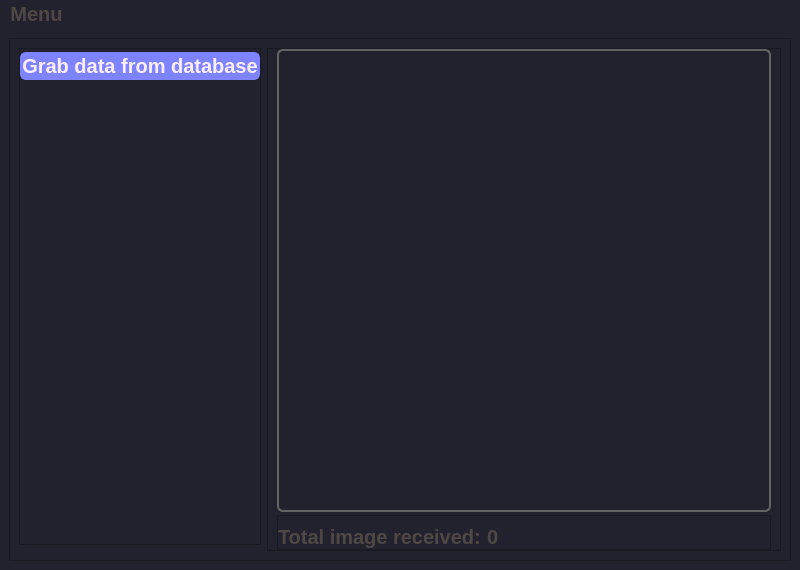
<?xml version="1.0" encoding="UTF-8"?>
<ui version="4.0">
 <class>MainWindow</class>
 <widget class="QMainWindow" name="MainWindow">
  <property name="geometry">
   <rect>
    <x>0</x>
    <y>0</y>
    <width>800</width>
    <height>570</height>
   </rect>
  </property>
  <property name="font">
   <font>
    <family>Montserrat</family>
    <bold>true</bold>
   </font>
  </property>
  <property name="windowTitle">
   <string>MainWindow</string>
  </property>
  <property name="styleSheet">
   <string notr="true">background-color: #22222e;
</string>
  </property>
  <widget class="QWidget" name="centralwidget">
   <layout class="QGridLayout" name="gridLayout">
    <item row="0" column="1">
     <widget class="QFrame" name="frame">
      <property name="frameShape">
       <enum>QFrame::StyledPanel</enum>
      </property>
      <property name="frameShadow">
       <enum>QFrame::Raised</enum>
      </property>
      <layout class="QGridLayout" name="gridLayout_2">
       <item row="0" column="0">
        <widget class="QFrame" name="frame_3">
         <property name="frameShape">
          <enum>QFrame::StyledPanel</enum>
         </property>
         <property name="frameShadow">
          <enum>QFrame::Raised</enum>
         </property>
         <layout class="QVBoxLayout" name="verticalLayout_2" stretch="1,1">
          <property name="spacing">
           <number>20</number>
          </property>
          <property name="leftMargin">
           <number>0</number>
          </property>
          <property name="topMargin">
           <number>3</number>
          </property>
          <property name="rightMargin">
           <number>0</number>
          </property>
          <property name="bottomMargin">
           <number>0</number>
          </property>
          <item>
           <widget class="QPushButton" name="getDB_pb">
            <property name="styleSheet">
             <string notr="true">font: bold 20px;
color: rgb(252, 238, 255);
background-color: rgb(126, 132, 255);               
border: 2px solid rgb(126, 132, 255);
border-radius: 6px;
</string>
            </property>
            <property name="text">
             <string>Grab data from database</string>
            </property>
           </widget>
          </item>
          <item>
           <spacer name="verticalSpacer">
            <property name="orientation">
             <enum>Qt::Vertical</enum>
            </property>
            <property name="sizeHint" stdset="0">
             <size>
              <width>20</width>
              <height>30</height>
             </size>
            </property>
           </spacer>
          </item>
         </layout>
        </widget>
       </item>
       <item row="0" column="1" rowspan="2">
        <widget class="QFrame" name="frame_2">
         <property name="frameShape">
          <enum>QFrame::StyledPanel</enum>
         </property>
         <property name="frameShadow">
          <enum>QFrame::Raised</enum>
         </property>
         <layout class="QVBoxLayout" name="verticalLayout">
          <property name="spacing">
           <number>3</number>
          </property>
          <property name="topMargin">
           <number>0</number>
          </property>
          <property name="bottomMargin">
           <number>0</number>
          </property>
          <item>
           <widget class="QListView" name="listView">
            <property name="styleSheet">
             <string notr="true">background-color: #22222e;
font: bold 16px;
color:rgb(252, 238, 255);
border:2px solid rgb(99, 99, 99);
border-radius: 6px;</string>
            </property>
            <property name="horizontalScrollBarPolicy">
             <enum>Qt::ScrollBarAlwaysOff</enum>
            </property>
           </widget>
          </item>
          <item>
           <widget class="QFrame" name="frame_4">
            <property name="font">
             <font>
              <family>Montserrat Black</family>
              <pointsize>-1</pointsize>
              <italic>false</italic>
              <bold>true</bold>
             </font>
            </property>
            <property name="styleSheet">
             <string notr="true">font: bold 20px;
color: rgb(79, 71, 68);</string>
            </property>
            <property name="frameShape">
             <enum>QFrame::StyledPanel</enum>
            </property>
            <property name="frameShadow">
             <enum>QFrame::Raised</enum>
            </property>
            <layout class="QFormLayout" name="formLayout">
             <property name="leftMargin">
              <number>0</number>
             </property>
             <property name="bottomMargin">
              <number>0</number>
             </property>
             <item row="0" column="0">
              <widget class="QLabel" name="totalReceived_lbl">
               <property name="layoutDirection">
                <enum>Qt::LeftToRight</enum>
               </property>
               <property name="text">
                <string>Total image received:</string>
               </property>
               <property name="alignment">
                <set>Qt::AlignLeading|Qt::AlignLeft|Qt::AlignVCenter</set>
               </property>
              </widget>
             </item>
             <item row="0" column="1">
              <widget class="QLabel" name="totalReceived">
               <property name="text">
                <string>0</string>
               </property>
              </widget>
             </item>
            </layout>
           </widget>
          </item>
         </layout>
        </widget>
       </item>
      </layout>
     </widget>
    </item>
   </layout>
  </widget>
  <widget class="QMenuBar" name="menuBar">
   <property name="geometry">
    <rect>
     <x>0</x>
     <y>0</y>
     <width>800</width>
     <height>32</height>
    </rect>
   </property>
   <property name="styleSheet">
    <string notr="true">font: bold 20px;
color: rgb(79, 71, 68);</string>
   </property>
   <widget class="QMenu" name="menuMenu">
    <property name="title">
     <string>Menu</string>
    </property>
    <addaction name="actionDatabase_settings"/>
   </widget>
   <addaction name="menuMenu"/>
  </widget>
  <action name="actionDatabase_settings">
   <property name="text">
    <string>Database settings</string>
   </property>
  </action>
 </widget>
 <resources/>
 <connections/>
</ui>
